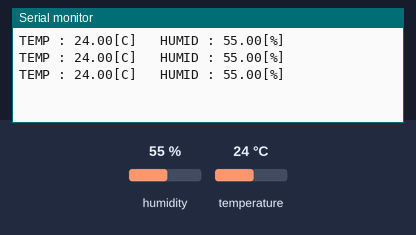
A sketch run on a simulated Arduino Uno, built with avr-gcc and run on an emulated ATmega328P. Parts: the last lines printed to the serial monitor. The test bench sets the inputs (shaded band); at power-on: humidity 55 %, temperature 24 °C.

Above: at 3.8 s.
3.9 s: humidity set to 22 %
At 5.9 s:
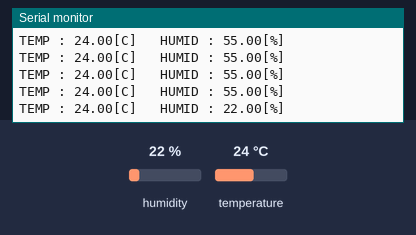
10.1 s: temperature set to 12 °C
At 11.0 s:
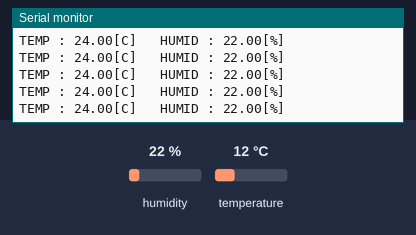
13.0 s: humidity set to 40 %
At 14.8 s:
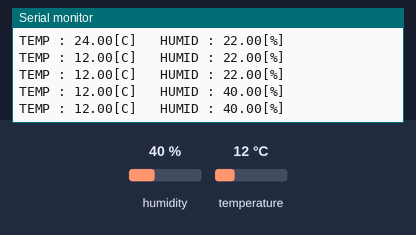
Timing chart, 0 to 16.3 s (numbered marks = the images above; inputs shaded):
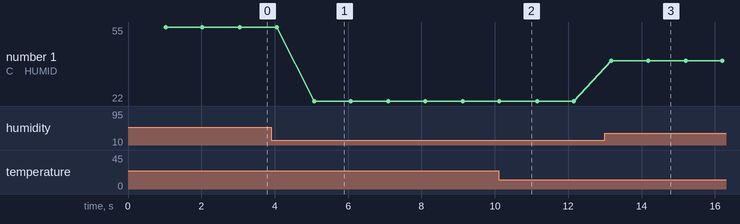

Measured:
- after the input at 3.9 s, the serial monitor: prints a new line after 1.2 s (image 1)
- after the input at 13.0 s, the serial monitor: prints a new line after 0.18 s (image 3)
- plotted number 1: 55 → 22 after the input at 3.9 s, 22 → 40 after the input at 13.0 s

The sketch:

DHT11.ino
```cpp
#include <DHT.h>
#define DHTTYPE DHT11
int gndPin=8;
int vccPin=9;
int dhtPin=10;
DHT dht(dhtPin,DHTTYPE);

void setup() {
  Serial.begin(9600);
  pinMode(gndPin,OUTPUT);
  pinMode(vccPin,OUTPUT);

  digitalWrite(gndPin,LOW);
  digitalWrite(vccPin,HIGH);

  //dht.begin();
}

void loop() {
  delay(1000);
  float fT = dht.readTemperature();
  float fH = dht.readHumidity();
  if(isnan(fT)||isnan(fH)){
    Serial.println("Failed to read from DHT");
  }
  Serial.print("TEMP : ");
  Serial.print(fT);
  Serial.print("[C]\t HUMID : ");
  Serial.print(fH);
  Serial.println("[%]");

}
```
